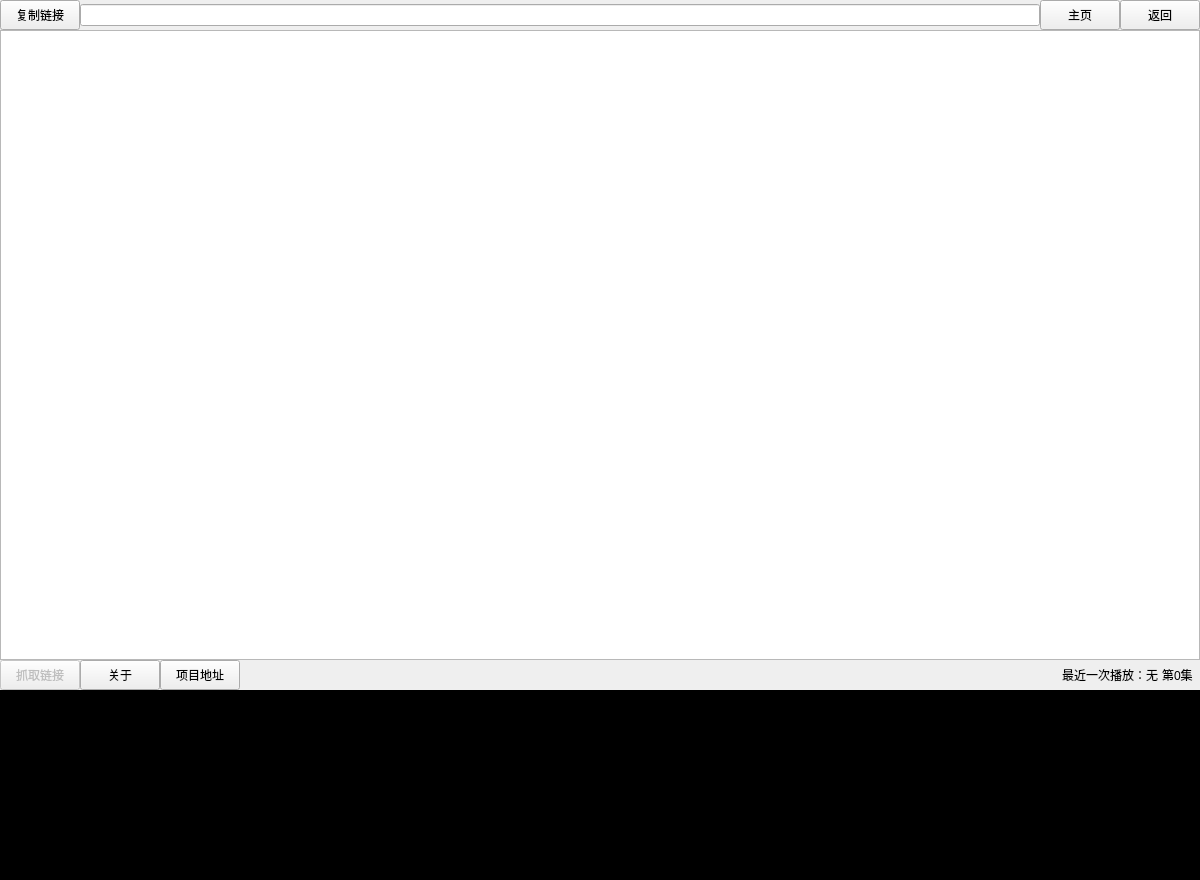
<?xml version="1.0" encoding="UTF-8"?>
<ui version="4.0">
 <class>mainForm</class>
 <widget class="QWidget" name="mainForm">
  <property name="geometry">
   <rect>
    <x>0</x>
    <y>0</y>
    <width>1200</width>
    <height>880</height>
   </rect>
  </property>
  <property name="windowTitle">
   <string>看番神器 V1.0</string>
  </property>
  <layout class="QGridLayout" name="gridLayout_2">
   <property name="leftMargin">
    <number>0</number>
   </property>
   <property name="topMargin">
    <number>0</number>
   </property>
   <property name="rightMargin">
    <number>0</number>
   </property>
   <property name="bottomMargin">
    <number>0</number>
   </property>
   <property name="spacing">
    <number>0</number>
   </property>
   <item row="1" column="0" colspan="2">
    <widget class="QTextEdit" name="browser">
     <property name="minimumSize">
      <size>
       <width>0</width>
       <height>500</height>
      </size>
     </property>
     <property name="maximumSize">
      <size>
       <width>16777215</width>
       <height>800</height>
      </size>
     </property>
    </widget>
   </item>
   <item row="5" column="1">
    <widget class="QTextEdit" name="console_secondary">
     <property name="minimumSize">
      <size>
       <width>0</width>
       <height>190</height>
      </size>
     </property>
     <property name="maximumSize">
      <size>
       <width>16777215</width>
       <height>190</height>
      </size>
     </property>
     <property name="styleSheet">
      <string notr="true">color: rgb(255, 255, 255);
background-color: rgb(0, 0, 0);
font: 12pt &quot;微软雅黑&quot;;</string>
     </property>
    </widget>
   </item>
   <item row="5" column="0">
    <widget class="QTextEdit" name="console_main">
     <property name="minimumSize">
      <size>
       <width>0</width>
       <height>190</height>
      </size>
     </property>
     <property name="maximumSize">
      <size>
       <width>16777215</width>
       <height>190</height>
      </size>
     </property>
     <property name="styleSheet">
      <string notr="true">color: rgb(255, 255, 255);
background-color: rgb(0, 0, 0);
font: 12pt &quot;微软雅黑&quot;;</string>
     </property>
     <property name="html">
      <string>&lt;!DOCTYPE HTML PUBLIC &quot;-//W3C//DTD HTML 4.0//EN&quot; &quot;http://www.w3.org/TR/REC-html40/strict.dtd&quot;&gt;
&lt;html&gt;&lt;head&gt;&lt;meta name=&quot;qrichtext&quot; content=&quot;1&quot; /&gt;&lt;style type=&quot;text/css&quot;&gt;
p, li { white-space: pre-wrap; }
&lt;/style&gt;&lt;/head&gt;&lt;body style=&quot; font-family:'微软雅黑'; font-size:12pt; font-weight:400; font-style:normal;&quot;&gt;
&lt;p style=&quot;-qt-paragraph-type:empty; margin-top:0px; margin-bottom:0px; margin-left:0px; margin-right:0px; -qt-block-indent:0; text-indent:0px;&quot;&gt;&lt;br /&gt;&lt;/p&gt;&lt;/body&gt;&lt;/html&gt;</string>
     </property>
    </widget>
   </item>
   <item row="0" column="0" colspan="2">
    <widget class="QWidget" name="widgetBar" native="true">
     <property name="minimumSize">
      <size>
       <width>0</width>
       <height>30</height>
      </size>
     </property>
     <property name="maximumSize">
      <size>
       <width>16777215</width>
       <height>30</height>
      </size>
     </property>
     <layout class="QGridLayout" name="gridLayout">
      <property name="leftMargin">
       <number>0</number>
      </property>
      <property name="topMargin">
       <number>0</number>
      </property>
      <property name="rightMargin">
       <number>0</number>
      </property>
      <property name="bottomMargin">
       <number>0</number>
      </property>
      <property name="spacing">
       <number>0</number>
      </property>
      <item row="0" column="3">
       <widget class="QPushButton" name="btnBack">
        <property name="minimumSize">
         <size>
          <width>0</width>
          <height>30</height>
         </size>
        </property>
        <property name="text">
         <string>返回</string>
        </property>
       </widget>
      </item>
      <item row="0" column="1">
       <widget class="QLineEdit" name="urlBar">
        <property name="styleSheet">
         <string notr="true">font: 12pt &quot;微软雅黑&quot;;</string>
        </property>
        <property name="text">
         <string/>
        </property>
        <property name="readOnly">
         <bool>true</bool>
        </property>
       </widget>
      </item>
      <item row="0" column="0">
       <widget class="QPushButton" name="btnCopyLink">
        <property name="minimumSize">
         <size>
          <width>0</width>
          <height>30</height>
         </size>
        </property>
        <property name="text">
         <string>复制链接</string>
        </property>
       </widget>
      </item>
      <item row="0" column="2">
       <widget class="QPushButton" name="btnHome">
        <property name="minimumSize">
         <size>
          <width>0</width>
          <height>30</height>
         </size>
        </property>
        <property name="text">
         <string>主页</string>
        </property>
       </widget>
      </item>
     </layout>
    </widget>
   </item>
   <item row="2" column="0" colspan="2">
    <widget class="QWidget" name="widgetTools" native="true">
     <property name="minimumSize">
      <size>
       <width>0</width>
       <height>30</height>
      </size>
     </property>
     <property name="maximumSize">
      <size>
       <width>16777215</width>
       <height>30</height>
      </size>
     </property>
     <property name="styleSheet">
      <string notr="true"/>
     </property>
     <layout class="QGridLayout" name="gridLayout_3">
      <property name="leftMargin">
       <number>0</number>
      </property>
      <property name="topMargin">
       <number>0</number>
      </property>
      <property name="rightMargin">
       <number>0</number>
      </property>
      <property name="bottomMargin">
       <number>0</number>
      </property>
      <property name="spacing">
       <number>0</number>
      </property>
      <item row="0" column="0">
       <widget class="QPushButton" name="btnGetAllLinks">
        <property name="enabled">
         <bool>false</bool>
        </property>
        <property name="minimumSize">
         <size>
          <width>0</width>
          <height>30</height>
         </size>
        </property>
        <property name="maximumSize">
         <size>
          <width>16777215</width>
          <height>30</height>
         </size>
        </property>
        <property name="text">
         <string>抓取链接</string>
        </property>
       </widget>
      </item>
      <item row="0" column="2">
       <widget class="QPushButton" name="btnOpenSource">
        <property name="minimumSize">
         <size>
          <width>0</width>
          <height>30</height>
         </size>
        </property>
        <property name="maximumSize">
         <size>
          <width>16777215</width>
          <height>30</height>
         </size>
        </property>
        <property name="text">
         <string>项目地址</string>
        </property>
       </widget>
      </item>
      <item row="0" column="5">
       <widget class="QLabel" name="lblLastPlayEpisodeName">
        <property name="text">
         <string>无</string>
        </property>
        <property name="margin">
         <number>0</number>
        </property>
       </widget>
      </item>
      <item row="0" column="8">
       <widget class="QLabel" name="lblSpace02">
        <property name="text">
         <string/>
        </property>
       </widget>
      </item>
      <item row="0" column="4">
       <widget class="QLabel" name="lblLastPlay">
        <property name="text">
         <string>最近一次播放：</string>
        </property>
       </widget>
      </item>
      <item row="0" column="1">
       <widget class="QPushButton" name="btnAbout">
        <property name="minimumSize">
         <size>
          <width>0</width>
          <height>30</height>
         </size>
        </property>
        <property name="maximumSize">
         <size>
          <width>16777215</width>
          <height>30</height>
         </size>
        </property>
        <property name="text">
         <string>关于</string>
        </property>
       </widget>
      </item>
      <item row="0" column="7">
       <widget class="QLabel" name="lblLastPlayEpisodeNum">
        <property name="text">
         <string>第0集</string>
        </property>
       </widget>
      </item>
      <item row="0" column="3">
       <spacer name="horizontalSpacer">
        <property name="orientation">
         <enum>Qt::Horizontal</enum>
        </property>
        <property name="sizeHint" stdset="0">
         <size>
          <width>828</width>
          <height>27</height>
         </size>
        </property>
       </spacer>
      </item>
      <item row="0" column="6">
       <widget class="QLabel" name="lblSpace01">
        <property name="text">
         <string> </string>
        </property>
       </widget>
      </item>
     </layout>
    </widget>
   </item>
  </layout>
 </widget>
 <resources/>
 <connections/>
</ui>
